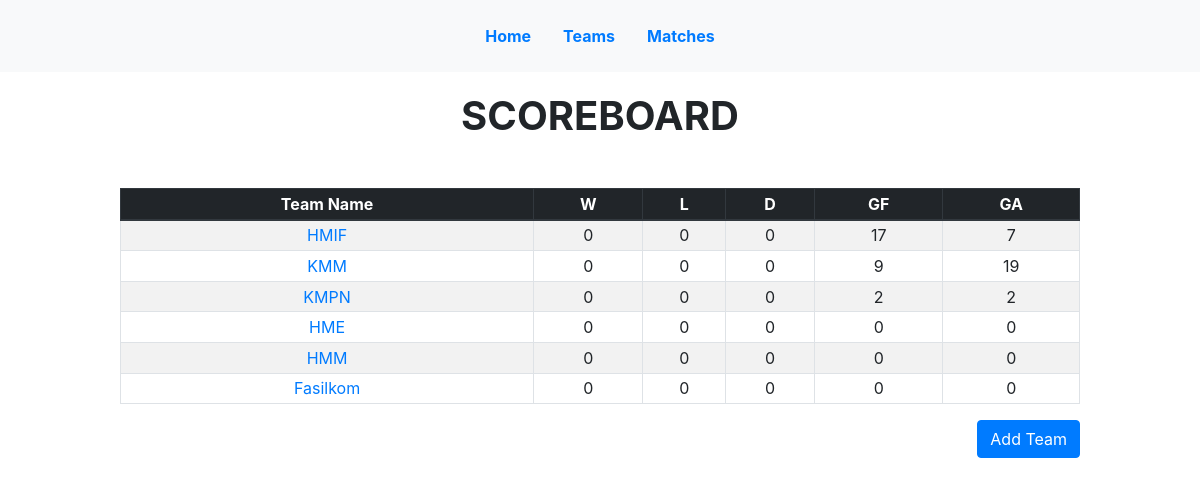
The page /teams/ on the database as committed earlier.
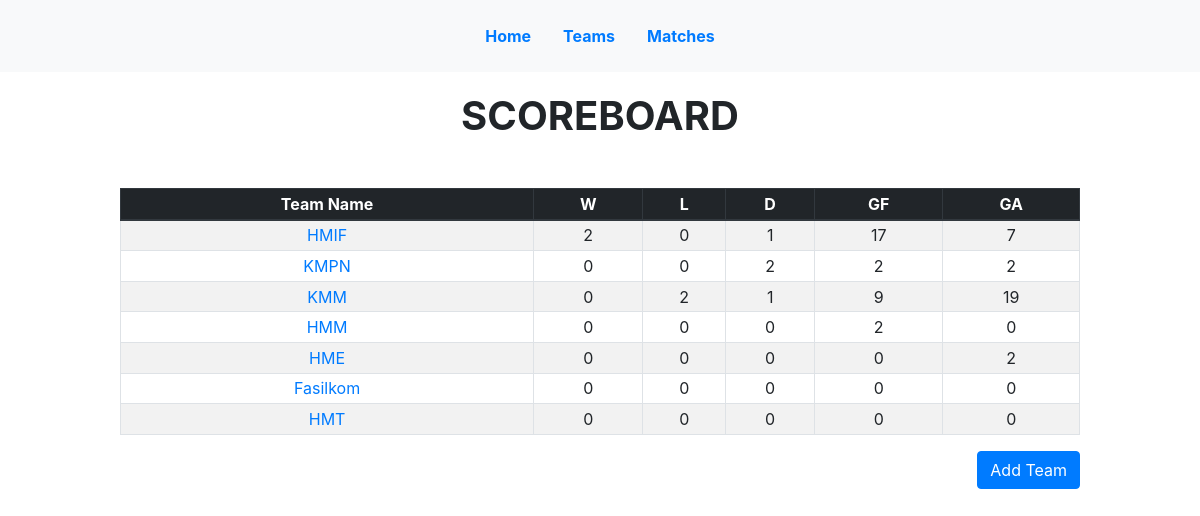
The same page on the database as committed later.
### stats/models.py (models this page shows, shortened)
class Team(models.Model):
    class Meta:
        ordering = ['-win','-draw','-lose','-goal_for','-goal_against']
    name = models.CharField(max_length=100)
    logo = models.ImageField(null=True, blank=True)
    points = models.IntegerField(default=0)
    goal_for = models.IntegerField(default=0)
    goal_against = models.IntegerField(default=0)
    win = models.IntegerField(default=0)
    lose = models.IntegerField(default=0)
    draw = models.IntegerField(default=0)

### stats/views.py (the view)
# urls.py: path('teams/',views.TeamListView.as_view(),name='team_list'),
class TeamListView(FormListView):
    form_class = TeamForm
    model = Team
    context_object_name = 'team_list'
    template_name = 'team_list.html'

### stats/views.py (called while the page is built)
    def get(self, request, *args, **kwargs):
        form_class = self.get_form_class()
        self.form = self.get_form(form_class)
        self.object_list = self.get_queryset()
        allow_empty = self.get_allow_empty()
        if not allow_empty and len(self.object_list) == 0:
            raise Http404(_(u"Empty list and '%(class_name)s.allow_empty' is False.")
                          % {'class_name': self.__class__.__name__})
        context = self.get_context_data(object_list=self.object_list, form=self.form)
        return self.render_to_response(context)

### templates/team_list.html (shortened to what this page needs)
{% extends 'base.html' %}
{% block content %}
<div class="team_list">
<h1 class="text-center mb-5 font-weight-bold">SCOREBOARD</h1>
  <div class="table-responsive">
	  <table class="scoreboard table table-striped table-bordered table-sm">
	    <thead class="thead-dark">
	      <tr>
	        <th>Team Name</th>
	        <th>W</th>
	        <th>L</th>
	        <th>D</th>
	        <th>GF</th>
	        <th>GA</th>
	      </tr>
	    </thead>
	    <tbody>
	      {% for team in team_list %}
	      <tr>
	      <td><a href="{% url 'team_detail' team.pk %}">{{team.name}}</a></td>
	        <td>{{team.win}}</td>
	        <td>{{team.lose}}</td>
	        <td>{{team.draw}}</td>
	        <td>{{team.goal_for}}</td>
	        <td>{{team.goal_against}}</td>
	      </tr>
	      {% endfor %}
	    </tbody>
	  </table>
  </div>
<button class="btn btn-primary float-right" id="add_team">Add Team</button>
</div>
{% endblock content %}

Rows that differ between the two databases and show on the page:
changed Team "HMIF": win "0" → "2"; draw "0" → "1"
changed Team "KMPN": draw "0" → "2"; moves up the list
changed Team "KMM": lose "0" → "2"; draw "0" → "1"
changed Team "HMM": goal_for "0" → "2"; moves up the list
changed Team "HME": goal_against "0" → "2"
added Team: name "HMT", win "0", lose "0", draw "0", goal_for "0", goal_against "0"
